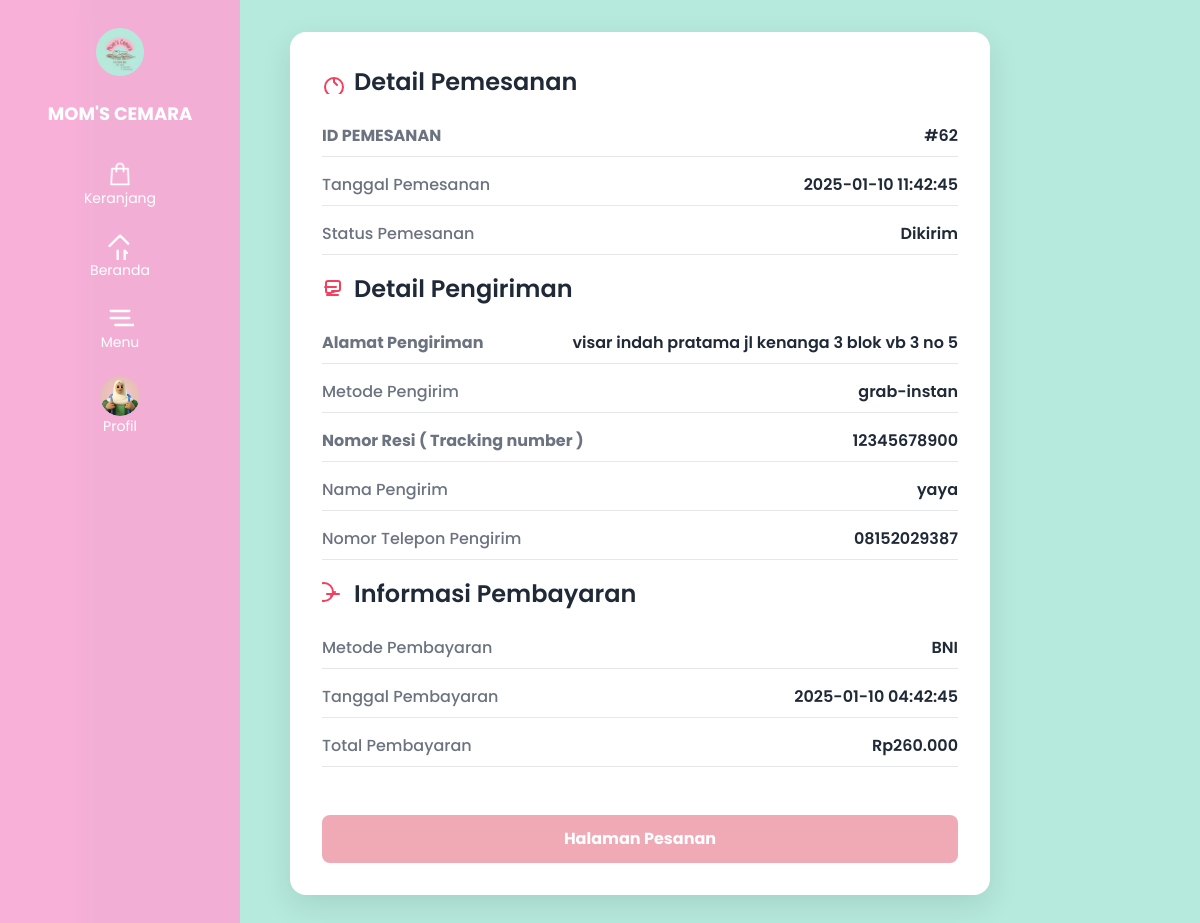
/pelanggan/detail_pesanan.php?id_pesanan=62, run on the app's committed database.
### tables this page shows
CREATE TABLE `pesanan` (
  `id_pesanan` int(11) NOT NULL,
  `id_user` int(11) NOT NULL,
  `alamat_pengiriman` text NOT NULL,
  `catatan` text DEFAULT NULL,
  `tanggal_pesanan` datetime DEFAULT current_timestamp(),
  `status` varchar(255) DEFAULT 'diproses',
  `resi` varchar(255) NOT NULL,
  `total` int(11) NOT NULL,
  `ekspedisi` varchar(255) NOT NULL,
  `shipping` int(11) NOT NULL,
  `payment_method` varchar(255) NOT NULL
);

CREATE TABLE `pengiriman` (
  `id_pengiriman` int(11) NOT NULL,
  `id_pesanan` int(11) DEFAULT NULL,
  `id_kurir` int(11) DEFAULT NULL,
  `metode_pengiriman` varchar(50) DEFAULT NULL,
  `waktu_pengiriman` timestamp NOT NULL DEFAULT current_timestamp(),
  `status_pengiriman` varchar(50) DEFAULT NULL,
  `nama_kurir` varchar(255) NOT NULL,
  `nomor_telepon_kurir` varchar(15) NOT NULL
);

CREATE TABLE `pembayaran` (
  `id_pembayaran` int(11) NOT NULL,
  `id_pesanan` int(11) NOT NULL,
  `metode_pembayaran` varchar(50) NOT NULL,
  `total_bayar` decimal(10,2) NOT NULL,
  `tanggal_bayar` timestamp NOT NULL DEFAULT current_timestamp()
);

### pelanggan/detail_pesanan.php (the view, shortened to what this page needs)
<?php
include '../koneksi/koneksi.php';
$id_pesanan = $_GET['id_pesanan'];
$query = "
    SELECT
        p.id_pesanan,
        p.id_user,
        p.alamat_pengiriman,
        p.catatan,
        p.tanggal_pesanan,
        p.status AS pesanan_status,
        p.resi,
        p.total AS pesanan_total,
        p.ekspedisi,
        p.shipping,
        p.payment_method,
        pd.id_produk,
        pd.quantity,
        pd.subtotal AS detail_subtotal,
        py.metode_pembayaran,
        py.total_bayar,
        py.tanggal_bayar,
        pk.metode_pengiriman,
        pk.waktu_pengiriman,
        pk.status_pengiriman,
        pk.nama_kurir,
        pk.nomor_telepon_kurir,
        pf.nama_produk_foto
    FROM pesanan p
    LEFT JOIN pesanan_detail pd ON p.id_pesanan = pd.id_pesanan
    LEFT JOIN pembayaran py ON p.id_pesanan = py.id_pesanan
    LEFT JOIN pengiriman pk ON p.id_pesanan = pk.id_pesanan
    LEFT JOIN produk_foto pf ON pd.id_produk = pf.id_produk
    WHERE p.id_pesanan = ?
";
$stmt = $koneksi->prepare($query);
$stmt->bind_param("i", $id_pesanan);
$stmt->execute();
$result = $stmt->get_result();
if ($result->num_rows > 0) {
    $order = $result->fetch_assoc();
} else {
    echo "Order not found.";
    exit;
}
?>
<!DOCTYPE html>
<html lang="en">
<head>
    <script src="https://cdn.tailwindcss.com"></script>
</head>
<body>
    <nav class="fixed top-0 left-0 h-full w-80 lg:w-60 bg-pink-300/90 backdrop-blur-md flex flex-col items-center py-7 z-70">
        <div class="flex flex-col items-center space-y-6">
            <img src="../assets/foto/logo.png" alt="logo" class="w-10 h-10 lg:w-12 lg:h-12 rounded-full" />
            <span class="text-sm md:text-base lg:text-lg font-bold text-white text-center">MOM'S CEMARA</span>
        </div>
        <div class="mt-8 flex flex-col space-y-4 lg:space-y-6 text-white">
            <a href="../keranjang.php" class="flex flex-col items-center hover:text-gray-300">
                <img src="../assets/foto/Shopping Bag.png" alt="Shopping Bag" class="w-6 h-6 lg:w-7 lg:h-7" />
                <span class="text-xs lg:text-sm">Keranjang</span>
            </a>
            <a href="../index.php" class="flex flex-col items-center hover:text-gray-300">
                <svg class="w-6 h-6 lg:w-7 lg:h-7" fill="none" stroke="currentColor" viewBox="0 0 24 24">
                    <path stroke-linecap="round" stroke-linejoin="round" stroke-width="2" d="M3 12l2-2m0 0l7-7 7 7m-9 6v10m6-10l2 2m-2-2v10"></path>
                </svg>
                <span class="text-xs lg:text-sm">Beranda</span>
            </a>
            <a href="../index.php#menu-section" class="flex flex-col items-center hover:text-gray-300">
                <svg class="w-6 h-6 lg:w-7 lg:h-7" fill="none" stroke="currentColor" viewBox="0 0 24 24">
                    <path stroke-linecap="round" stroke-linejoin="round" stroke-width="2" d="M4 6h16M4 12h16m4 6H8"></path>
                </svg>
                <span class="text-xs lg:text-sm">Menu</span>
            </a>
            <a href="../pelanggan/profile_user.php" class="flex flex-col items-center hover:text-gray-300">
                <img src="../assets/foto/avatar.png" alt="avatar" class="w-8 h-8 lg:w-10 lg:h-10 rounded-full object-cover" />
                <span class="text-xs lg:text-sm">Profil</span>
            </a>
        </div>
    </nav>
    <div class="ml-100 lg:ml-20">
        <div class="gradient-bg">
            <div class="card">
                <h1 class="card-title">
                    <svg class="icon" xmlns="http://www.w3.org/2000/svg" fill="none" viewBox="0 0 24 24" stroke="currentColor">
                        <path stroke-linecap="round" stroke-linejoin="round" stroke-width="2" d="M12 8v4l3 3m6 2a9 9 0 11-18 0 9 9 0 0118 0z" />
                    </svg>
                    Detail Pemesanan
                </h1>
                <div class="detail-row">
                    <p class="detail-title"><strong>ID PEMESANAN</strong></p>
                    <p class="detail-value">#<?= htmlspecialchars($order['id_pesanan']) ?></p>
                </div>
                <div class="detail-row">
                    <p class="detail-title">Tanggal Pemesanan</p>
                    <p class="detail-value"><?= htmlspecialchars($order['tanggal_pesanan']) ?></p>
                </div>
                <div class="detail-row">
                    <p class="detail-title">Status Pemesanan</p>
                    <p class="detail-value"><?= htmlspecialchars($order['pesanan_status']) ?></p>
                </div>
                <h2 class="card-title">
                    <svg class="icon" xmlns="http://www.w3.org/2000/svg" fill="none" viewBox="0 0 24 24" stroke="currentColor">
                        <path stroke-linecap="round" stroke-linejoin="round" stroke-width="2" d="M3 10h11m-4 4h4m-9 4h11m-2-4h2a2 2 0 002-2V6a2 2 0 00-2-2H6a2 2 0 00-2 2v8a2 2 0 002 2h2z" />
                    </svg>
                    Detail Pengiriman
                </h2>
                <div class="detail-row">
                <p class="detail-title mr-5"><strong>Alamat Pengiriman</strong></p>
                <p class="detail-value"><?= htmlspecialchars($order['alamat_pengiriman']) ?></p>
                </div>
                <div class="detail-row">
                    <p class="detail-title">Metode Pengirim</p>
                    <p class="detail-value"><?= htmlspecialchars($order['ekspedisi']) ?></p>
                </div>
                <div class="detail-row">
                    <p class="detail-title"><strong>Nomor Resi ( Tracking number )</strong></p>
                    <p class="detail-value"><?= htmlspecialchars($order['resi']) ?></p>
                </div>
                <div class="detail-row">
                    <p class="detail-title">Nama Pengirim</p>
                    <p class="detail-value"><?= htmlspecialchars($order['nama_kurir']) ?></p>
                </div>
                <div class="detail-row">
                    <p class="detail-title">Nomor Telepon Pengirim</p>
                    <p class="detail-value"><?= htmlspecialchars($order['nomor_telepon_kurir']) ?></p>
                </div>
                <h2 class="card-title">
                    <svg class="icon" xmlns="http://www.w3.org/2000/svg" fill="none" viewBox="0 0 24 24" stroke="currentColor">
                        <path stroke-linecap="round" stroke-linejoin="round" stroke-width="2" d="M9 14l2-2m0 0l2-2m-2 2h6m-6 0H5m6-2a9 9 0 11-18 0 9 9 0 0118 0z" />
                    </svg>
                    Informasi Pembayaran
                </h2>
                <div class="detail-row">
                    <p class="detail-title">Metode Pembayaran</p>
                    <p class="detail-value"><?= htmlspecialchars($order['payment_method']) ?></p>
                </div>
                <div class="detail-row">
                    <p class="detail-title">Tanggal Pembayaran</p>
                    <p class="detail-value"><?= htmlspecialchars($order['tanggal_bayar']) ?></p>
                </div>
                <div class="detail-row">
                    <p class="detail-title">Total Pembayaran</p>
                    <p class="detail-value">Rp<?= number_format($order['pesanan_total'], 0, ',', '.') ?></p>
                </div>
                <a href="../pelanggan/pesanan.php" class="button-back">Halaman Pesanan</a>
            </div>
        </div>
    </div>
</body>
</html>

### pelanggan/detail_pesanan.php (style rules this page uses)
body { font-family: 'Poppins', sans-serif; }
.gradient-bg { background: #B6EADD; min-height: 100vh; display: flex; justify-content: center; align-items: center; padding: 2rem; }
.card { background: white; border-radius: 1rem; padding: 2rem; box-shadow: 0 10px 30px rgba(0, 0, 0, 0.1); margin-bottom: 2rem; width: 100%; max-width: 700px; overflow: hidden; }
.card-title { font-size: 1.5rem; font-weight: 600; color: #1f2937; margin-bottom: 1.5rem; display: flex; align-items: center; gap: 0.5rem; }
.detail-row { display: flex; justify-content: space-between; margin-bottom: 1rem; border-bottom: 1px solid #e5e7eb; padding-bottom: 0.5rem; }
.detail-title { color: #6b7280; font-weight: 500; }
.detail-value { color: #1f2937; font-weight: 600; }
.button-back { background:rgb(240, 170, 182); color: white; padding: 0.75rem 1rem; border-radius: 0.5rem; font-weight: 700; text-align: center; display: inline-block; width: 100%; margin-top: 2rem; transition: all 0.3s; }
.icon { width: 24px; height: 24px; color: #f43f5e; }

### data on the page
pesanan: id_pesanan "62", tanggal_pesanan "2025-01-10 11:42:45", status "Dikirim", alamat_pengiriman "visar indah pratama jl kenanga 3 blok vb 3 no 5", ekspedisi "grab-instan", resi "12345678900", pengiriman.nama_kurir "yaya", pengiriman.nomor_telepon_kurir "08152029387", payment_method "BNI", pembayaran.tanggal_bayar "2025-01-10 04:42:45", total "260.000"
